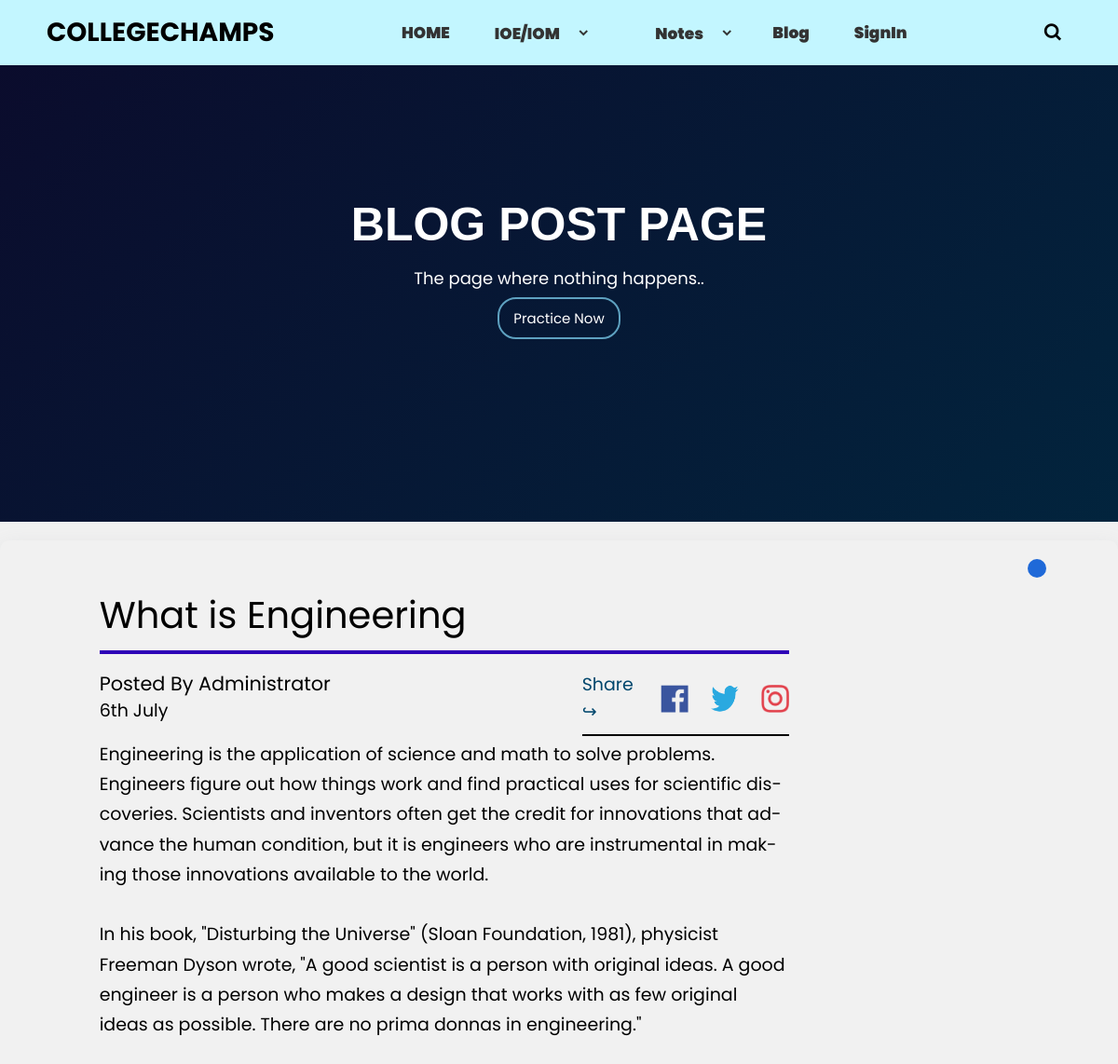
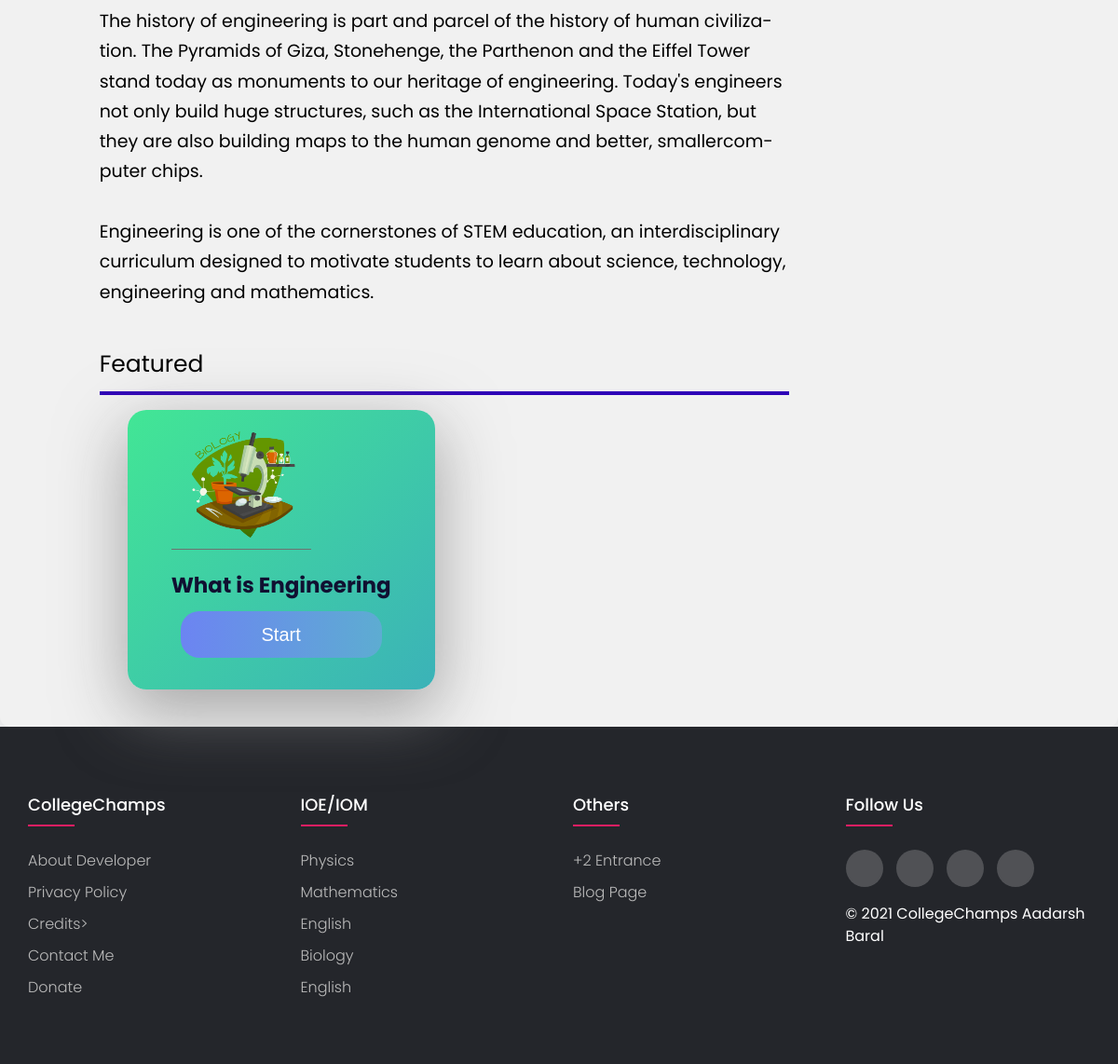
Screenshot of /featured/1 with the database file from the repository (2 pictures, top to bottom).
### collegechamps/models.py (models this page shows, shortened)
class Post(db.Model):
    id = db.Column(db.Integer, primary_key=True)
    title = db.Column(db.String(100), nullable=False)
    slug = db.Column(db.String(100), nullable = False)
    subtitle = db.Column(db.Text, nullable = False)
    content = db.Column(db.Text, nullable=False)
    img = db.Column(db.Text, nullable=True)
    date_posted = db.Column(db.DateTime, nullable=False, default=datetime.now(timezone.utc))
    to_redirect = db.Column(db.String(20),nullable = True)
    image_file = db.Column(db.String(20), nullable=True)
    mock_title = db.Column(db.String(20), nullable = True)
    mock_content=db.Column(db.String(200), nullable = True)
    price  = db.Column(db.String(),nullable  = True)
    to_redirect = db.Column(db.String(20),nullable = True)
    featured = db.Column(db.String(20), nullable = True)
    subject_title  = db.Column(db.String(20),nullable = True)
    others1 = db.Column(db.String(20), nullable = True)
    others2 = db.Column(db.String(20), nullable = True)
    time_limit1 = db.Column(db.Integer())
    time_limit2 = db.Column(db.Integer())
    url_slug = db.Column(db.String(255))

### collegechamps/blog/routes.py (the view)
@blogs.route('/featured/<int:feat_id>')
def featured_ids(feat_id):
    feat = Post.query.get_or_404(feat_id)
    feats = Post.query.filter_by(featured='featured')
    return render_template('featured.html', feat=feat, feats=feats)

### collegechamps/templates/featured.html (shortened to what this page needs)
{% extends 'render.html' %}
{% block showcase_nav_foot %}
<div class="showcase">
  <div class="main-container">
    <h1 id="animate" class="showcase-maintext">Blog Post Page</h1>
    <p class="showcase-subtext">The page where nothing happens..</p>
    <a href="#" class="btn-secondary"
      >Practice Now </a>
  </div>
</div>
{% endblock showcase_nav_foot %}
{% block sectionA %}
<div>
  <div class="container">
    <div class="blog-grid-container">
      <div class="blog-2-1">
        <div>
          <div class="written-blog-container">
         <p class="blog-title">{{feat.title}}</p>
            <div class="line col-1"></div>
            <div class="social-grid-container">
              <div class="author-date">
                <p class="author">Posted By Administrator</p>
                <p class="date-posted">6th July</p>
              </div>
              <div class="social-icons">
                <p class="share">Share &#8618;</p>
                <img
                  class="social-icon"
                  src="{{ url_for('static', filename='/img/facebook.png') }}"
                  alt=""
                />
                <img
                  class="social-icon"
                  src="{{ url_for('static', filename='/img/twitter.png') }}"
                  alt=""
                />
                <img
                  class="social-icon"
                  src="{{ url_for('static', filename='/img/instagram.png') }}"
                  alt=""
                />
              </div>
            </div>
            <p class="blog-content">
              {% if feat %}
              {{feat.content | safe}}
              {% else %}
              {{post.content | safe}}
              {% endif %}
            </p>
          </div>
        </div>
        <div class="card-blog-container">
          <p class="featured_post">Featured</p>
          <div class="line"></div>
          <div class="card-grid-container">
            {% for featured in feats %}
            <div class="card card1 less-margin">
              <div class="img_link_grid">
                <img class="card_image" src="./img/biology-min.png" alt="" />
                <div>
                  <h1 class="chapter-name">{{featured.title}}</h1>
                  <a href="{{url_for('blogs.featured_ids',feat_id =featured.id)}}" class="btn-primary">Start </a>
                </div>
              </div>
            </div>
            {% endfor %}
          </div>
        </div>
      </div>
    </div>
  </div>
</div>
{% endblock  %}

### collegechamps/static/css/style.css (style rules this page uses)
.container { margin: auto; max-width: 1100px; }
.main-container { margin: auto; max-width: 1100px; }
.btn-secondary { padding: 10px 15px 10px 15px; border-radius: 20px; border: 2px solid #5ea1c0; color: white; cursor: pointer; font-size: 15px; transition: all 0.2s ease-in-out; }
.btn-primary { background-image: linear-gradient(to right, #6c84f2 0%, #5dadd1 51%, #516088 100%); font-family: "Prompt", sans-serif; font-size: 20px; cursor: pointer; padding: 10px 15px; margin: 2px 10px; text-align: center; transition: 0.5s; background-size: 200% auto; color: white; border-radius: 20px; display: block; }
* { padding: 0px; margin: 0px; box-sizing: border-box; }
a { text-decoration: none; color: black; }
body { font-family: "Poppins", sans-serif; }
.showcase { background: #0f121b; height: 70vh; display: flex; align-items: center; justify-content: center; text-align: center; font-family: 'Poppins' , sans-serif; line-height: 1.4; background-image: linear-gradient(315deg, #02243d 0%, #0b0b2c 100%); }
.showcase .showcase-maintext { font-family: "Poppins ", sans-serif; color: white; font-size: 50px; text-transform: uppercase; padding-bottom: 10px; }
.showcase .showcase-subtext { font-size: 18px; margin-bottom: 20px; color: white; }
.showcase #animate { margin: 0px; white-space: nowrap; overflow: hidden; animation: typing 4s steps(22, end) forwards, blink 0.6s infinite; }
.card-grid-container { margin: auto; max-width: 700px; display: grid; grid-template-columns: 1fr 1fr; }
.card { margin: 0px 10px 20px 10px; padding: 30px 60px; background: linear-gradient(135deg, #42e695 0%, #3bb2b8 100%); display: flex; flex-direction: column; border-radius: 20px; font-family: 'Poppins' , sans-serif; color: #101031; box-shadow: rgba(133, 133, 133, 0.686) 0px 22px 70px 4px; }
.card .img_link_grid { display: grid; grid-template-rows: 1fr 1fr; align-items: center; justify-content: center; padding: 0 20px 0 20px; }
.card .img_link_grid .card_image { border-bottom: 1px solid #707070; width: 150px; height: 140px; }
.card .chapter-name { padding-bottom: 8px; font-size: 23px; }
.less-margin { padding: 10px; margin-right: 10px; }
.blog-grid-container { margin: auto; max-width: 800px; align-items: flex-start; justify-content: center; font-family: "Poppins", sans-serif; line-height: 1.5; font-size: 19px; position: relative; }
.blog-grid-container .blog-title { font-size: 2.5rem; margin: 0.5rem 0 0.5rem 0; }
.blog-grid-container .line { height: 4px; width: 100%; margin-bottom: 1rem; background: #2e00b7; }
.blog-grid-container .author { font-size: 1.3rem; }
.blog-grid-container .date-posted { margin-bottom: 1rem; }
.blog-grid-container .written-blog-container .social-grid-container { display: grid; grid-template-columns: 70% 30%; align-items: center; }
.blog-grid-container .written-blog-container .social-icons { display: grid; grid-template-columns: 2fr 1fr 1fr 1fr; justify-content: center; grid-gap: 1.5rem; justify-content: center; align-items: center; padding-bottom: 10px; border-bottom: 2px solid black; }
.blog-grid-container .written-blog-container .social-icons .share { color: #00476d; }
.blog-grid-container .written-blog-container .social-icons .social-icon { width: 30px; height: 30px; }
.blog-grid-container .blog-content { color: black; text-align: left; line-height: 1.7; hyphens: auto; }
.featured_post { font-size: 25px; margin-bottom: 10px; margin-top: 10px; }
.blog-2-1 { margin: 30px 30px 0px 30px; }
.container { max-width: 1100px; margin: auto; }

### collegechamps/static/css/card.css (style rules this page uses)
* { box-sizing: border-box; }
body { background: #f1f1f1; font-family: "Rubik", sans-serif; }

### collegechamps/static/css/footer.css (style rules this page uses)
body { line-height: 1.5; font-family: 'Poppins', sans-serif; }
* { margin:0; padding:0; box-sizing: border-box; }
.container { max-width: 1170px; margin:auto; }

### collegechamps/templates/render.html (style rules this page uses)
* { margin: 0; padding: 0; box-sizing: border-box; font-family: "Poppins", sans-serif; }
body { min-height: 100vh; }

### rows the page displays
Post: title "What is Engineering", content "Engineering is the application of science and math to solve problems. Engineers figure out how things work and find practical uses for scientific discoveries. Scientists and inventors often get the credit for innovations that advance the human condition, but it is engineers who are instrumental in making those innovations available to the world. In his book, \"Disturbing the Universe\" (Sloan Foundation, 1981), physicist Freeman Dyson wrote, \"A good scientist is a person with original ideas. A good engineer is a person who makes a design that works with as few original ideas as possible. There are no prima donnas in engineering.\" The history of engineering is part and parcel of the history of…"
